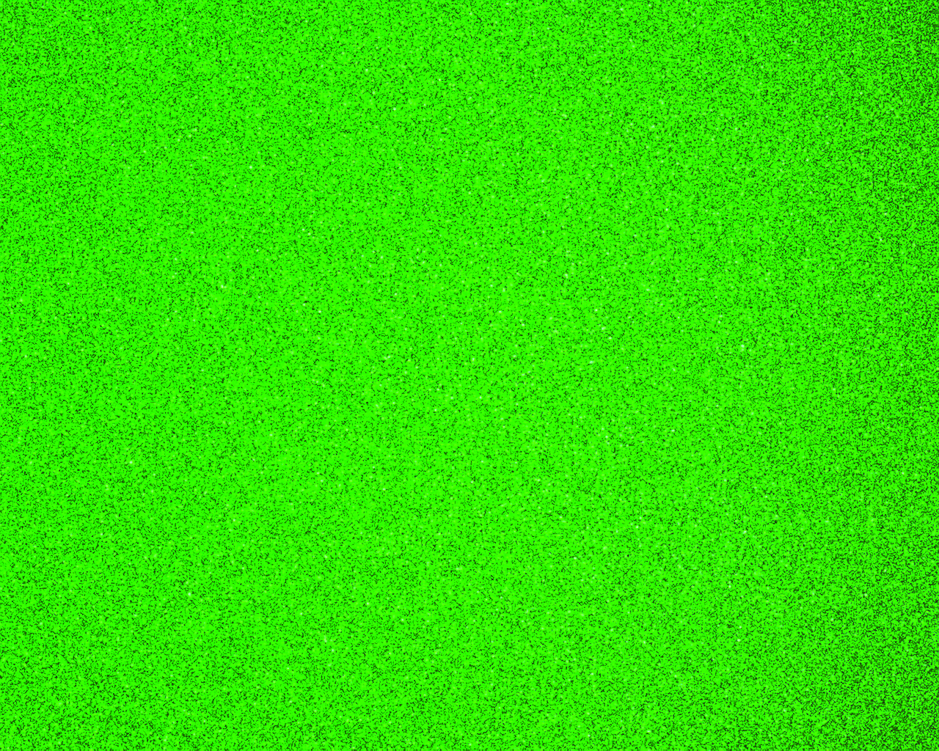
#> input picture intensidad/B13.png, 939 x 751 px, shrunk from 1280 x 1024 before the run
$ jupyter execute --allow-errors 'PI Imagen Segmentada.ipynb'
#> lines starting #> are read from the running program, lines starting #| are printed output that depends on the picture; long printed decimals are rounded
# Perfil de Intensidad

En este documento se segmentan las imagenes en 5 porciones cada una.

[cell 1]
# Importamos las librerias necesarias
import cv2
from PIL import Image
from pylab import *
import numpy as np
import pandas as pd
from skimage.exposure import histogram as imhist
from skimage.color import rgb2gray
import matplotlib.pyplot as plt

# Analisis para una sola imagen

[cell 2]
# Cargamos imagen, se convierte a matriz
image = imread('../intensidad/B13.png')
#> image is the input picture: shape (751, 939, 3) float32; mean R, G, B 0.186, 0.882, 0.0134
# Utilizamos shape para conocer las propiedades de nuestra matriz
print(image.shape)
#| (751, 939, 3)

En este caso la imagen tiene una resolución de 1024 x 1280 pixeles y cuenta con 4 dimensiones, tres de color RGB y una transparente.

[cell 3]
# Nos aseguramos que la imagen sea un array de NumPy
image = np.array(image)

# Verificamos si la imagen tiene 4 canales
if image.shape[-1] == 4:
    # Elimina el canal alfa
    image = image[..., :3]

[cell 4]
# Convertimos la imagen a escala de grises
image = rgb2gray(image)
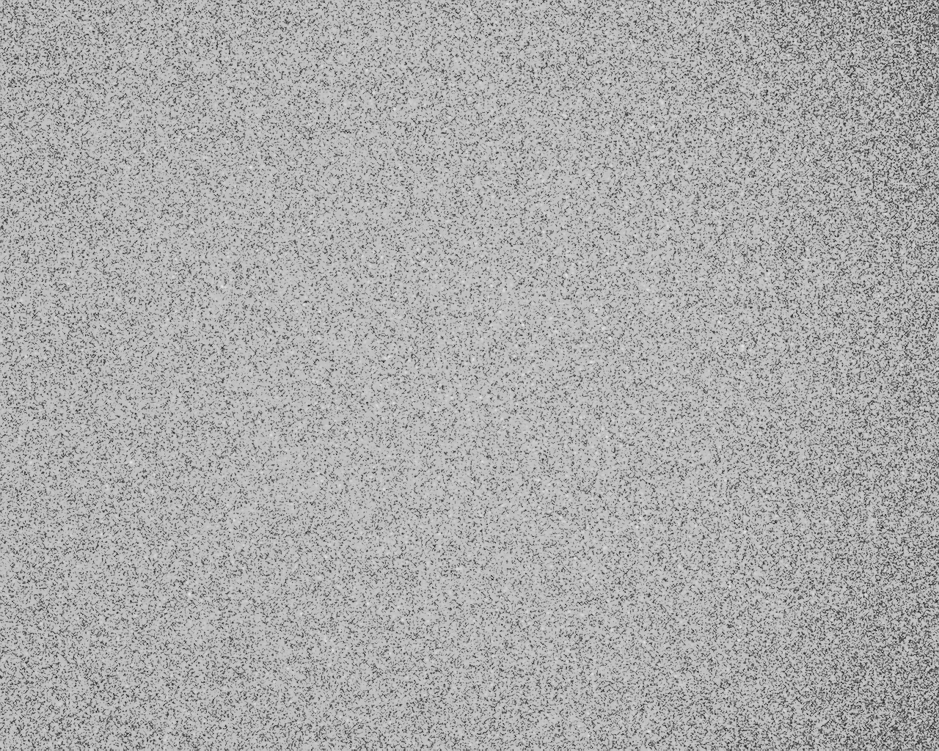
#> image: shape (751, 939) float32; min 0.0489, max 0.914, mean 0.672

print(type(image))
#| <class 'numpy.ndarray'>

# Shape of the image
print("Shape of the image", image.shape)
#| Shape of the image (751, 939)

### Recortamos la imagen

[cell 5]
# Dimensiones de la imagen
rows, cols = image.shape
#> rows = 751; cols = 939

# Dimensiones de cada una de las 9 regiones principales (3x3)
region_height = rows // 3
#> region_height = 250
region_width = cols // 3
#> region_width = 313

# Función para obtener la subdivisión central de una región dada
def get_central_subdivision(region):
    sub_height = region.shape[0] // 3
    sub_width = region.shape[1] // 3
    return region[sub_height:2*sub_height, sub_width:2*sub_width]

# Extraemos las 9 regiones principales
region_1 = image[0:region_height, 0:region_width]
region_2 = image[0:region_height, region_width:2*region_width]
region_3 = image[0:region_height, 2*region_width:cols]
region_4 = image[region_height:2*region_height, 0:region_width]
region_5 = image[region_height:2*region_height, region_width:2*region_width]
region_6 = image[region_height:2*region_height, 2*region_width:cols]
region_7 = image[2*region_height:rows, 0:region_width]
region_8 = image[2*region_height:rows, region_width:2*region_width]
region_9 = image[2*region_height:rows, 2*region_width:cols]

# Obtenemos las subdivisiones centrales de las esquinas y la central de la región central
region_A = get_central_subdivision(region_1)
region_B = get_central_subdivision(region_3)
region_C = get_central_subdivision(region_7)
region_D = get_central_subdivision(region_9)
region_E = get_central_subdivision(region_5)
#> in get_central_subdivision (call 5), `return region[sub_height:2*sub_height, sub_width:2*sub_width]`:
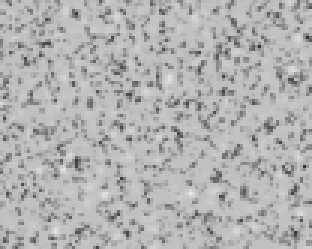
#> returned value: shape (83, 104) float32 (shown 3 times larger); min 0.204, max 0.906, mean 0.7

# Mostrar las regiones A, B, C, D y E
plt.figure(figsize=(15, 5))

plt.subplot(1, 5, 1)
plt.title('Region A')
plt.imshow(region_A, cmap='gray')
plt.axis('off')

plt.subplot(1, 5, 2)
plt.title('Region B')
plt.imshow(region_B, cmap='gray')
plt.axis('off')

plt.subplot(1, 5, 3)
plt.title('Region C')
plt.imshow(region_C, cmap='gray')
plt.axis('off')

plt.subplot(1, 5, 4)
plt.title('Region D')
plt.imshow(region_D, cmap='gray')
plt.axis('off')

plt.subplot(1, 5, 5)
plt.title('Region E')
plt.imshow(region_E, cmap='gray')
plt.axis('off')

plt.figure(figsize=(10, 5))
plt.subplot(1, 2, 1)
plt.title('Original')
plt.imshow(image, cmap='gray')
plt.axis('off')

plt.show()

### Obtenemos el histograma para una de las regiones

Codigo para una region

[cell 6]
# Obtenemos el histograma
hist_image, bins_image = imhist(region_A)
#> hist_image = 256 values, max 478 at index 216, min 0 at index 1, mean 33.72; bins_image = 256 values from 0.189 to 0.861

# Visualizamos la región y su histograma
plt.figure(figsize=(10, 5))

plt.subplot(1, 2, 1)
plt.title('Region A')
plt.imshow(region_A, cmap='gray')
plt.axis('off')

plt.subplot(1, 2, 2)
plt.title('Histogram')
plt.fill_between(bins_image, hist_image)
plt.xlabel('Intensity Value')
plt.ylabel('Number of Pixels')

plt.tight_layout()
plt.show()
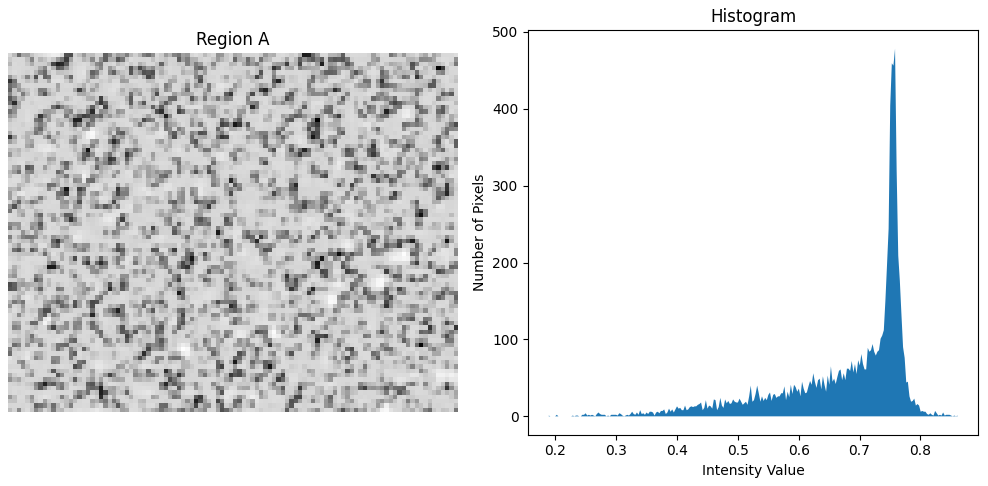
#> figure drawn by matplotlib, 2 panels

# Calculamos el promedio de intensidad
average_intensity = region_A.mean()
#> average_intensity = 0.677

# Encontramos el valor máximo de número de píxeles y su correspondiente intensidad
max_pixel_value = hist_image.max()
#> max_pixel_value = 478
max_intensity_value = bins_image[hist_image.argmax()]
#> max_intensity_value = 0.758

# Mostrar los resultados
print(f'Promedio de intensidad: {average_intensity}')
#| Promedio de intensidad: 0.6775
print(f'Punto máximo en valor de número de píxeles: {max_pixel_value}')
#| Punto máximo en valor de número de píxeles: 478
print(f'Máximo de intensidad: {max_intensity_value}')
#| Máximo de intensidad: 0.7584

Codigo para las 5 regiones

[cell 7]
# Función para calcular el histograma
def imhist(image):
    hist, bins = np.histogram(image.flatten(), bins=256, range=[0,1])
    return hist, bins[:-1]

# Inicializamos listas para almacenar los datos
histograms = []
bins = None
averages = []
max_pixel_values = []
max_intensity_values = []

regions = [region_A, region_B, region_C, region_D, region_E]
region_names = ['Region A', 'Region B', 'Region C', 'Region D', 'Region E']

# Procesamos cada región
for region in regions:
    hist_image, bins_image = imhist(region)
    histograms.append(hist_image)
    averages.append(region.mean())

    # Encontramos el valor máximo de número de píxeles y su correspondiente intensidad
    max_pixel_value = hist_image.max()
    max_intensity_value = bins_image[hist_image.argmax()]
    max_pixel_values.append(max_pixel_value)
    max_intensity_values.append(max_intensity_value)
#> this loop made 5 passes
#> (max_pixel_value, max_intensity_value) on passes 1 to 5: (701, 0.75), (501, 0.758), (683, 0.75), (528, 0.758), (711, 0.758)
#> after the loop, averages = [0.677, 0.652, 0.675, 0.654, 0.7]; histograms = 5 items; max_intensity_values = [0.75, 0.758, 0.75, 0.758, 0.758]; max_pixel_values = [701, 501, 683, 528, 711]

# Visualizamos el histograma combinado
plt.figure(figsize=(12, 6))
for i, hist in enumerate(histograms):
    plt.plot(bins_image, hist, label=f'{region_names[i]}')
#> this loop made 5 passes

plt.title('Histograma combinado de las regiones')
plt.xlabel('Intensity Value')
plt.ylabel('Number of Pixels')
plt.legend()
plt.grid(True)
plt.show()
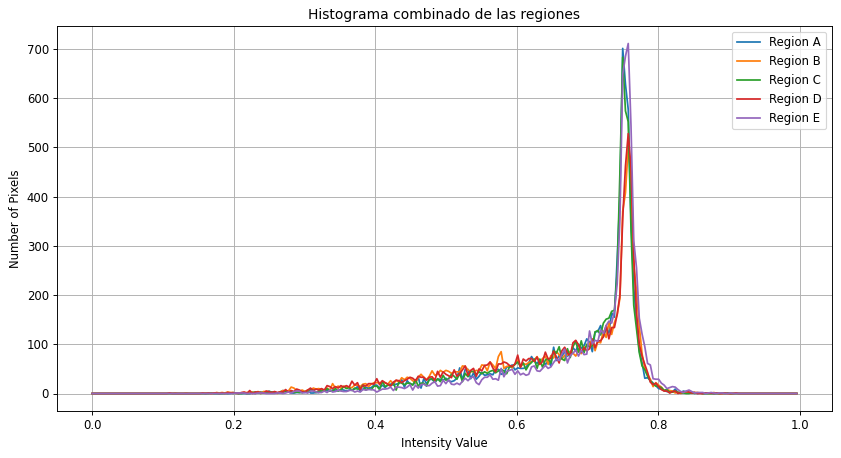
#> figure drawn by matplotlib, 1 panel; curve peaks at x = 0.75, y = 701; curve peaks at x = 0.758, y = 501; curve peaks at x = 0.75, y = 683

# Crear un DataFrame con los resultados
df_stats = pd.DataFrame({
    'Region': region_names,
    'Promedio de Intensidad': averages,
    'Máximo de Píxeles': max_pixel_values,
    'Máximo de Intensidad': max_intensity_values
})
#> df_stats = table of 5 rows and 4 columns

# Mostrar el DataFrame
print(df_stats)
#|      Region  Promedio de Intensidad  Máximo de Píxeles  Máximo de Intensidad
#| 0  Region A                0.6775                701              0.75
#| 1  Region B                0.6523                501              0.7578
#| 2  Region C                0.6748                683              0.75
#| 3  Region D                0.6542                528              0.7578
#| 4  Region E                0.6996                711              0.7578
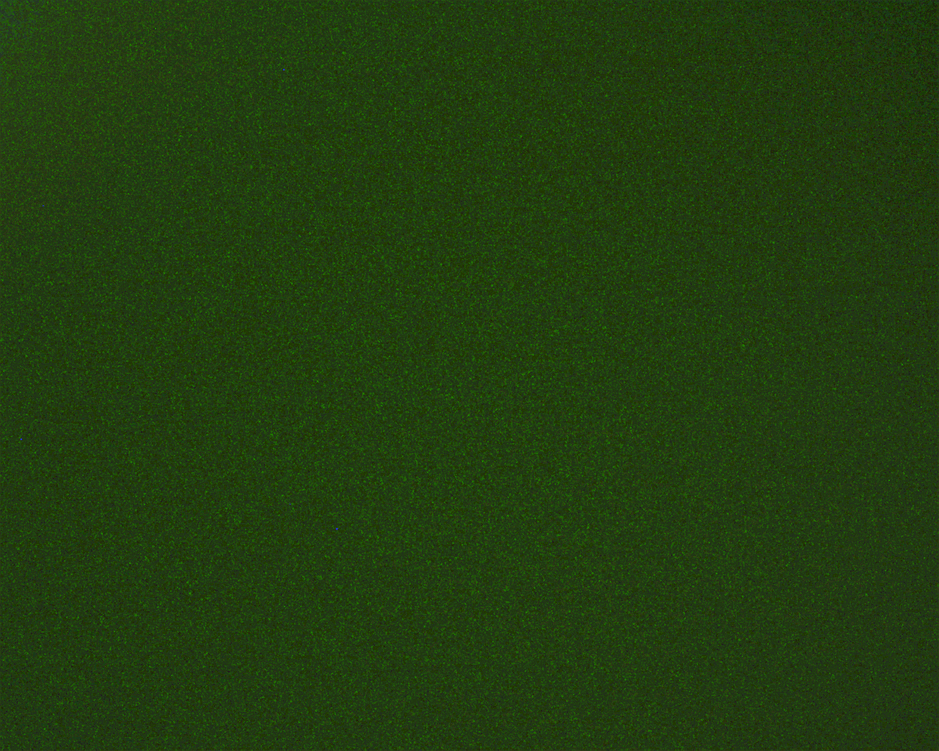
#> input picture intensidad/B0.png, 939 x 751 px, shrunk from 1280 x 1024 before the run
#> further down, image is the input picture: shape (751, 939, 3) float32; mean R, G, B 0.0241, 0.0439, 0.0114
#> `region_4 = image[region_height:2*region_height, 0:region_width]`:
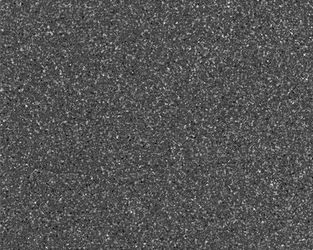
#> region_4: shape (250, 313) float32; min 0.0176, max 0.0779, mean 0.0376; drawn with min black and max white
#> `region_5 = image[region_height:2*region_height, region_width:2*region_..`:
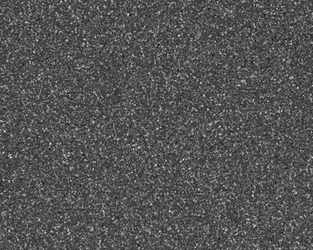
#> region_5: shape (250, 313) float32; min 0.0176, max 0.0807, mean 0.0385; drawn with min black and max white
#> `region_8 = image[2*region_height:rows, region_width:2*region_width]`:
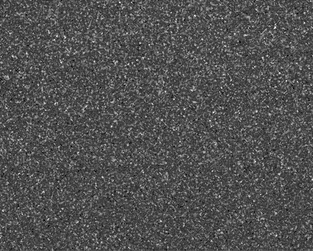
#> region_8: shape (251, 313) float32; min 0.0193, max 0.0779, mean 0.0381; drawn with min black and max white
#> `region_9 = image[2*region_height:rows, 2*region_width:cols]`:
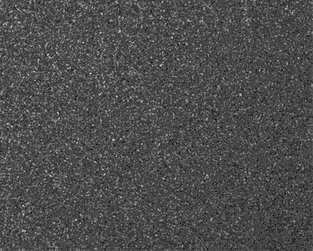
#> region_9: shape (251, 313) float32; min 0.0176, max 0.0807, mean 0.0368; drawn with min black and max white

# Analisis para todas la imagenes en cada segmento

[cell 8]
# Lista para almacenar los resultados
results = []

# Nombres de las regiones
region_names = ['Region A', 'Region B', 'Region C', 'Region D', 'Region E']

# Recorremos las imágenes desde B0 hasta B36
#> (the rest of this cell did not finish here and is left out)

    region_B = get_central_subdivision(region_3)
    region_C = get_central_subdivision(region_7)
    region_D = get_central_subdivision(region_9)
    region_E = get_central_subdivision(region_5)
#> in get_central_subdivision (call 5), `return region[sub_height:2*sub_height, sub_width:2*sub_width]`:
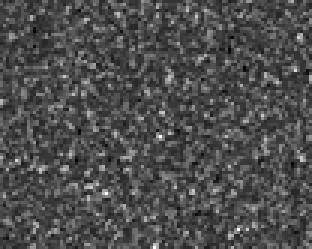
#> returned value: shape (83, 104) float32 (shown 3 times larger); min 0.0224, max 0.0751, mean 0.0385; drawn with min black and max white
#> the loop `for j, region in enumerate(regions):` made 5 passes
#> (average_intensity, max_pixel_value, max_intensity_value) on passes 1 to 5: (0.039, 2408, 0.0352), (0.0356, 3002, 0.0312), (0.0372, 2952, 0.0312), (0.0371, 3255, 0.0312), (0.0385, 2467, 0.0312)
#> after the loop `for j, region in enumerate(regions):`: results = 5 items
#> pass 2 of the loop `for i in range(37):`:
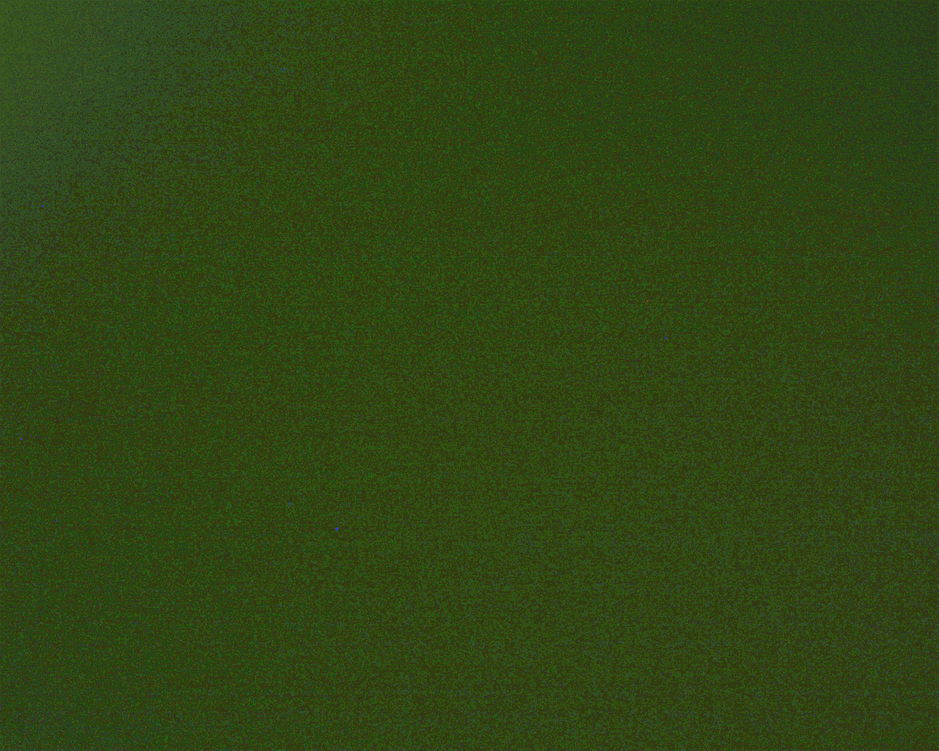
#> input picture intensidad/B1.png, 939 x 751 px, shrunk from 1280 x 1024 before the run
#> image is the input picture: shape (751, 939, 3) float32; mean R, G, B 0.023, 0.0331, 0.00992
#> `region_9 = image[2*region_height:rows, 2*region_width:cols]`:
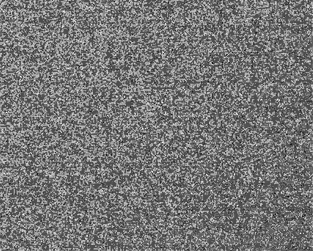
#> region_9: shape (251, 313) float32; min 0.0179, max 0.0423, mean 0.0292; drawn with min black and max white
#> in get_central_subdivision (call 7), `return region[sub_height:2*sub_height, sub_width:2*sub_width]`:
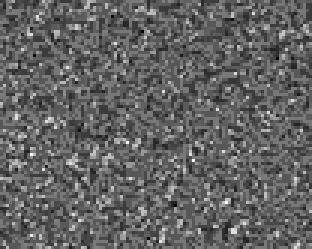
#> returned value: shape (83, 104) float32 (shown 3 times larger); min 0.0199, max 0.0412, mean 0.0282; drawn with min black and max white
#> the loop `for j, region in enumerate(regions):` made 5 passes
#> (average_intensity, max_pixel_value, max_intensity_value) on passes 1 to 5: (0.0307, 3592, 0.0312), (0.0282, 4327, 0.0273), (0.0291, 3499, 0.0273), (0.0294, 2986, 0.0273), (0.0297, 3190, 0.0273)
#> after the loop `for j, region in enumerate(regions):`: results = 10 items

    regions = [region_A, region_B, region_C, region_D, region_E]

    # Procesamos cada región
    for j, region in enumerate(regions):
        # Obtenemos el histograma
        hist_image, bins_image = imhist(region)

        # Calculamos el promedio de intensidad
        average_intensity = region.mean()

        # Encontramos el valor máximo de número de píxeles y su correspondiente intensidad
        max_pixel_value = hist_image.max()
        max_intensity_value = bins_image[hist_image.argmax()]

        # Guardamos los resultados en la lista
        results.append({
            'Image': f'B{i}.png',
            'Region': region_names[j],
            'Average Intensity': average_intensity,
            'Max Pixel Value': max_pixel_value,
            'Max Intensity': max_intensity_value
        })

# Convertimos los resultados a un DataFrame
df = pd.DataFrame(results)
